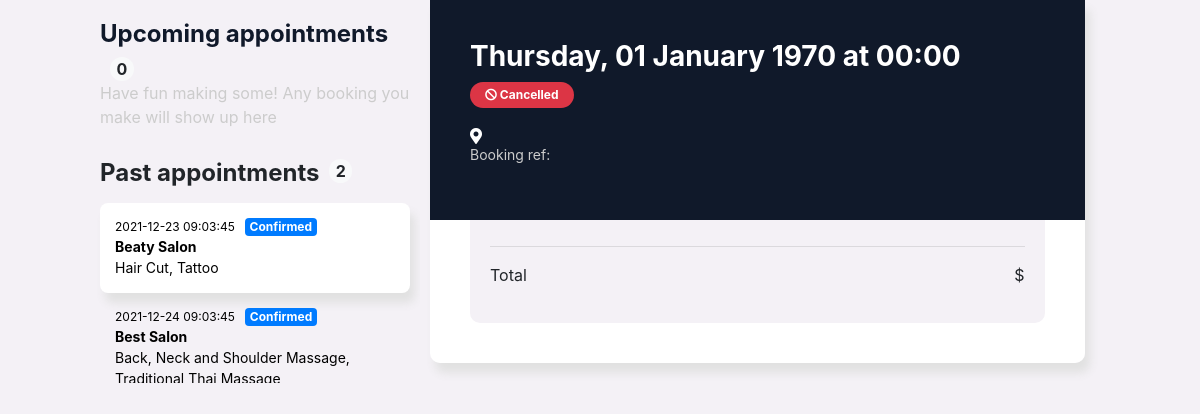
The page /pages/appointments/index.php on the database its author committed.
### tables this page shows
CREATE TABLE `appointments` (
  `id` int(10) NOT NULL,
  `customer_id` int(10) NOT NULL,
  `store_id` int(10) NOT NULL,
  `staff_id` int(10) NOT NULL,
  `start_time` timestamp NULL DEFAULT current_timestamp(),
  `end_time` timestamp NULL DEFAULT current_timestamp(),
  `total_price` float NOT NULL,
  `status` int(1) NOT NULL DEFAULT 1,
  `created_at` timestamp NULL DEFAULT current_timestamp(),
  `updated_at` timestamp NULL DEFAULT current_timestamp() ON UPDATE current_timestamp()
);

CREATE TABLE `stores` (
  `id` int(10) NOT NULL,
  `owner_id` int(10) NOT NULL,
  `type_id` int(10) NOT NULL,
  `name` varchar(255) NOT NULL,
  `description` text DEFAULT NULL,
  `cover` longtext DEFAULT NULL CHECK (json_valid(`cover`)),
  `address` varchar(255) DEFAULT NULL,
  `status` int(1) NOT NULL DEFAULT 1,
  `created_at` timestamp NULL DEFAULT current_timestamp(),
  `updated_at` timestamp NULL DEFAULT current_timestamp() ON UPDATE current_timestamp()
);

### class/appointments.php (called while the page is built, shortened)
<?php
class AppointmentModel extends Database {
	public function getAppByID($appid){
        $conn = parent::connect();
        $sql = "SELECT * FROM appointments WHERE id='$appid'";
        $result = mysqli_query($conn,$sql);
        return $data;
    }
    public function getListByCustomerID($cusid){
        $conn = parent::connect();
        $sql = "SELECT * FROM appointments WHERE customer_id='$cusid'";
        $result = mysqli_query($conn,$sql);
        while($row = mysqli_fetch_array($result)){
           $data[] = $row;
        }
        return $data;
    }
	public function getPastAppByCusID($cusid){
		$conn = parent::connect();
        $sql = "SELECT * FROM appointments WHERE customer_id='$cusid' AND (CURRENT_TIMESTAMP > end_time OR status IN (0,3))";
        $result = mysqli_query($conn,$sql);
        while($row = mysqli_fetch_array($result)){
           $data[] = $row;
        }
        return $data;
	}
	public function getDetailByAppID($id){
        $conn = parent::connect();
        $sql = "select st.name as 'store', se.name as 'service', se.price as 'price', sa.first_name as 'staff',st.address as 'address' from appointments am, appointment_detail ap, staffs sa, services se, stores st WHERE ap.appointment_id='$id' AND ap.service_id = se.id AND st.id = se.store_id AND am.id = ap.appointment_id AND am.staff_id=sa.id";
        $result = mysqli_query($conn,$sql);
        while($row = mysqli_fetch_array($result)){
           $data[] = $row;
        }
        return $data;
    }
}

### pages/appointments/leftContainer/pastAppoint.php (the view, shortened to what this page needs)
<?php
	include_once("../../class/appointments.php");
	$app = new AppointmentModel();
	$id = $_SESSION['customer_id'];
?>
<div>
	<h4 style="float:left"><b>Past appointments</b></h4>
    <span id="quantityUpApp" class="badge badge-light" style="margin-left:10px; border-radius:20px; font-size:16px">
		<?php
            $list = $app->getPastAppByCusID($id);
            $quantity = 0;
            if($list!=0)
                $quantity = sizeof($list);
            echo "$quantity";
        ?>
    </span>
</div>
<div id="pastAppContainer" class="appContainer">
	<?php
		if($list!=0){
			for($i=0;$i<sizeof($list);$i++){
				$detail = $app->getDetailByAppID($list[$i]['id']);
	?>
                <a class="test" href="#" style="color:black; text-decoration:none">
                    <div id="<?php echo "pastApp-" . $list[$i]['id']; ?>" class="appointment" onclick="appointment_data(this); highLight(this);">
                        <div>
                            <div style="font-size:12px; float:left"><?php echo $list[$i]['start_time']; ?></div>
                            <div style="float:left; margin-left:10px">
                                <?php
                                    switch($list[$i]['status']){
                                        case 1:
                                            echo '<span class="badge badge-primary">Confirmed</span>';
                                            break;
                                    }
                                ?>
                            </div>
                        </div>
                        <div style="font-size:14px; clear:both"><b><?php echo $detail[0]['store'] ?></b></div>
                        <div style="font-size:14px">
                            <?php
                                $service='';
                                for($j=0;$j<sizeof($detail);$j++){
                                    $service.=$detail[$j]['service'];
                                    if($j+1<sizeof($detail))
                                        $service.=', ';
                                }
                                echo $service;
                            ?>
                        </div>
                    </div>
                </a>
    <?php
			}
		}
	?>
</div>

### pages/appointments/index.php (shortened to what this page needs)
<link rel="stylesheet" href="https://use.fontawesome.com/releases/v5.6.3/css/all.css">
<div style="width:100%; padding:0; margin:0">
	<?php
		include_once("../../class/appointments.php");
		$app = new AppointmentModel();
		$list = $app->getListByCustomerID($_SESSION['customer_id']);
		if(sizeof($list)>0)
			include_once("haveAppoint.php");
		else
			include_once("noAppoint.php");
	?>
</div>

### pages/appointments/haveAppoint.php (shortened to what this page needs)
<link rel="stylesheet" type="text/css" href="../../css/bootstrap.css">
<link rel="stylesheet" type="text/css" href="style.css">
<div id="haveAppointWrapper">
    <div id="leftContainer">
        <div>
            <?php include("leftContainer/upAppoint.php"); ?>
        </div>
        <div style="margin-top:30px">
            <?php include("leftContainer/pastAppoint.php"); ?>
        </div>
    </div>
    <div id="rightContainer">
        <div id="contentWrapper">
            <?php include("contentWrapper.php"); ?>
        </div>
    </div>
</div>

### pages/appointments/leftContainer/upAppoint.php (shortened to what this page needs)
<?php
	include_once("../../class/appointments.php");
?>
<div>
	<h4 style="float:left; color:rgba(16,25,42,1)"><b>Upcoming appointments</b></h4>
    <span id="quantityUpApp" class="badge badge-light" style="margin-left:10px; border-radius:20px; font-size:16px">
		<?php
            $quantity = 0;
            echo "$quantity";
        ?>
    </span>
    <?php
		if($quantity == 0)
			echo '<div style="clear:both; width:350px; color:#CCC">Have fun making some! Any booking you make will show up here</div>';
	?>
</div>

### pages/appointments/contentWrapper.php
<div>
    <?php include("rightContainer/inforStore.php"); ?>
</div>
<div>
    <?php include("rightContainer/detailAppointment.php"); ?>
</div>

### pages/appointments/rightContainer/inforStore.php (shortened to what this page needs)
<?php
	include_once('../../class/appointments.php');
	$app = new AppointmentModel();
	$appid = $_POST['id'];
	$infor = $app->getAppByID($appid);
	$detail = $app->getDetailByAppID($appid);
?>
<div id="inforStoreWrapper">
    <div><h3><b>
		<?php
			$date = $infor[0]['start_time'];
			$weekday =  date('l', strtotime($date));
			$day = date('d', strtotime($date));
			$month = date('F', strtotime($date));
			$year = date('Y', strtotime($date));
			$time = date('H:i', strtotime($date));
			echo "$weekday, $day $month $year at $time";
        ?>
    </b></h3></div>
    <div>
    	<?php
			switch($infor[0]['status']){
				case 0:
					echo '<span class="badge badge-danger" style="padding:7px 15px 7px 15px; border-radius:30px"><i class="fas fa-ban"></i> Cancelled</span>';
					break;
			}
		?>
	</div>
    <div style="margin-top:20px">
        <div><i class="fas fa-map-marker-alt"></i> <u><?php echo $detail[0]['address']; ?></u></div>
        <div style="font-size:14px; color:#CCC">Booking ref: <?php if(isset($_POST['id'])) echo $_POST['id']; ?></div>
    </div>
</div>

### pages/appointments/rightContainer/detailAppointment.php (shortened to what this page needs)
<?php
	include_once('../../class/appointments.php');
	$app = new AppointmentModel();
	$appid = $_POST['id'];
	$infor = $app->getAppByID($appid);
?>
<div id="detailAppWrapper">
	<div id="detailAppContainer">
        <hr />
        <div style="height:50px">
        	<div style="float:left">Total</div>
            <div style="float:right"><?php echo $infor[0]['total_price']; ?>$</div>
        </div>
    </div>
</div>

### pages/appointments/style.css (style rules this page uses)
#leftContainer { width:35%; height:100%; background-color:#F4F1F6; float:left; overflow:auto; padding:20px 0 0 100px; position:relative }
.appContainer { margin-top:20px; width:310px; }
.appointment { width:310px; height:90px; border-radius:8px; overflow:hidden; padding:15px 0 0 15px; }
#rightContainer { width:65%; height:100%; background-color:#F4F1F6; float:left; overflow:auto; padding-left:10px; }
#contentWrapper { width:85%; box-shadow: 5px 10px 10px #E1E1E1; border-radius:0 0 10px 10px; }
#inforStoreWrapper { height:220px; background-color:rgba(16,25,42,1); color:white; padding:40px 40px 0 40px }
#inforStoreWrapper div { overflow:hidden }
#detailAppWrapper { background-color:white; padding:0 40px 40px 40px; border-radius:0 0 10px 10px; }
#detailAppContainer { background-color:#F4F1F6; padding:10px 20px 10px 20px; border-radius:0 0 10px 10px; }

### rows shown on the page
appointments: start_time "2021-12-23 09:03:45", status "Confirmed", store.name "Beaty Salon", service "Hair Cut, Tattoo"
appointments: start_time "2021-12-24 09:03:45", status "Confirmed", store.name "Best Salon", service "Back, Neck and Shoulder Massage, Traditional Thai Massage"

### other values the page prints
$quantity "0"
$quantity "2"
$weekday "Thursday"
$day "01"
$month "January"
$year "1970"
$time "00:00"
